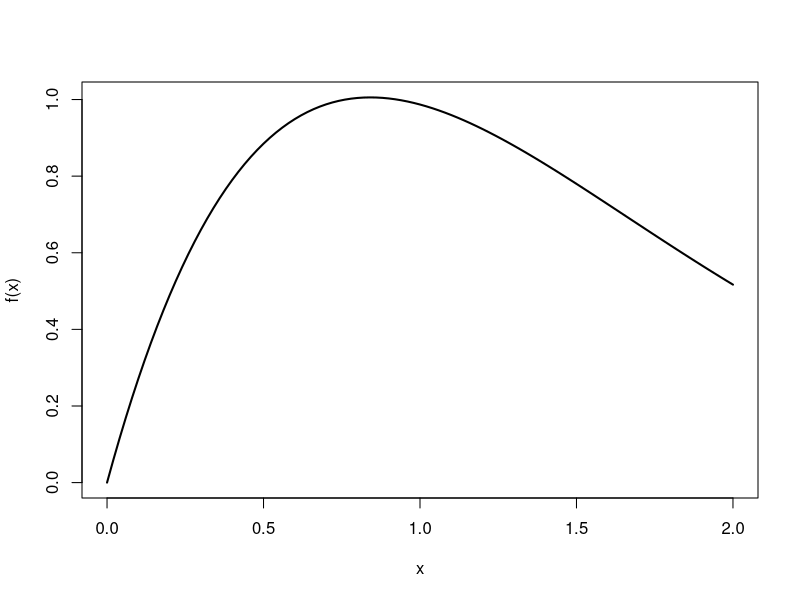
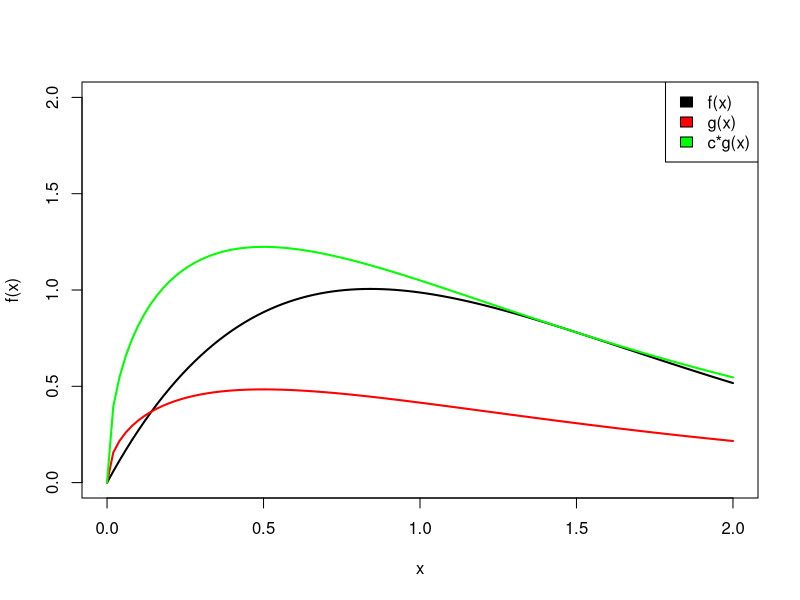
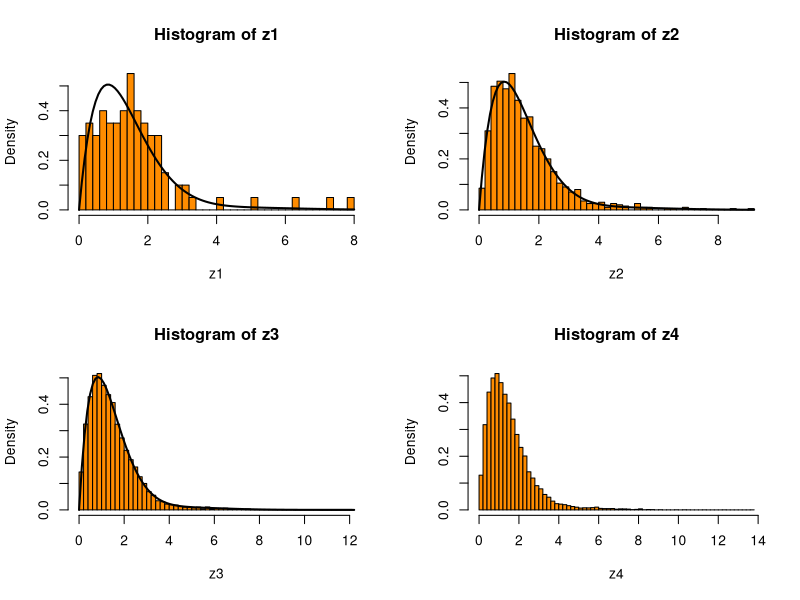

Source code (R) for these figures, in order: (Note: a time limit stopped this script after it produced the figures.)
###1----



##a
f <- function(x){
  y <- (x+2*sin(x))/exp(x)
  return(y)
}

curve(f,from = 0,to= 2, lwd=2)


##b
#se usa como candidato la distribucion gamma(3/2,1)

g <- function(x){
  y <- dgamma(x,shape=3/2, rate = 1)
  return(y)
}
h <- function(x){
  y <- f(x)/dgamma(x,shape=3/2, rate = 1)
  return(y)
}

max <- optimize(h,interval = c(0,2),maximum = T)
c <- h(max$maximum)
c
#en este caso c=2,529 aproximadamente




##c

curve(f,from = 0,to= 2, col="black", lwd=2, ylim=c(0,2))
curve(g ,from = 0,to= 2, col="red", lwd=2, add = T)
curve(g(x)*c ,from = 0,to= 2, col="green", lwd=2, add = T)
legend("topright", legend = c("f(x)","g(x)", "c*g(x)"), fill = c("black", "red", "green"))



##d

acept_rech <- function(n,c){
  aceptados <- 0
  rechazados <- 0
  simulaciones <- c()
  while(length(simulaciones)<n){
    y <- rgamma(1,shape = 3/2, rate = 1)
    u <- runif(1)
    
    if (u<=(1/c)*(f(y)/dgamma(y,shape = 3/2, rate = 1))){
      aceptados <- aceptados+1
      simulaciones <- c(simulaciones,y)
      
    }else{
      rechazados <- rechazados+1
    }
    
    
  }
  tasa_a <- aceptados/(aceptados+rechazados)
  return(list(muestra=simulaciones,tasa_aprobacion=tasa_a))
  
}



cte.norm <- function(N){
  m <- c()
  for (i in 1:N){
    m = c(m,1/(acept_rech(100, c)$tasa_aprobacion * c))
  }
  
  M <- mean(m)
  return(M)
}

#se calcula la cte de normalizacion para comprobar que integra 1, al ser multiplicada por f(x)
t <- cte.norm(1000)
t*integrate(f, lower = 0, upper = Inf)$value



#se define la funcion "fin" que entrega todo lo pedido en el enunciado

fin <- function(N){
  a <- acept_rech(N,c)
  b <- cte.norm(N)
  return(list(muestra=a$muestra, tasa_acep=a$tasa_aprobacion, cte_normalizacion=b))
}




#e

z1 <- fin(100)$muestra
z2 <- fin(1000)$muestra
z3 <- fin(10000)$muestra
z4 <- fin(20000)$muestra
par(mfrow=c(2,2))

hist(z1, probability = T, breaks = 50, col="#FF8C00")
curve(f(x)*fin(100)$cte_normalizacion ,add = T,lwd=2)
hist(z2, probability = T, breaks = 50,col="#FF8C00")
curve(f(x)*fin(1000)$cte_normalizacion ,add = T,lwd=2)
hist(z3, probability = T, breaks = 50,col="#FF8C00")
curve(f(x)*fin(10000)$cte_normalizacion ,add = T,lwd=2)
hist(z4, probability = T, breaks = 50,col="#FF8C00")
curve(f(x)*fin(20000)$cte_normalizacion ,add = T,lwd=2)


#2----
#a
f2 <- function(x){
  y <- (1/3)*dnorm(x,-1,1/2)+(1/3)*dnorm(x,0,1)+(1/3)*dnorm(x,1,sqrt(1/2))
  return(y)
}
curve(f2, col="red", lwd=2, xlim = c(-3,3), ylim=c(0,1))
curve(dnorm(x,-1,1/2) ,add = T, col="blue")
curve(dnorm(x,0,1) ,add = T, col="blue")
curve(dnorm(x,1,sqrt(1/2)) ,add = T, col="blue")

#b
#metodo polar


metodo.polar <- function(N)
{
  X <- NULL 
  u1<-runif(N,0,1)
  u2 <- runif(N,0,1)
  v1 <- 2*u1 - 1
  v2 <- 2*u2 - 1
  S <- v1^2 + v2^2
  for (j in 1:N){
    
  while(S[j]>1)
  {
    
    u1<-runif(N,0,1)
    u2 <- runif(N,0,1)
    v1 <- 2*u1 - 1
    v2 <- 2*u2 - 1
    S <- v1^2 + v2^2
  }
  X[j] <- sqrt(-2*log(S[j])/S[j])*v1[j]
  
  }
  
  return(X)
}

#entrega una normal(0,1)

#c

#se realiza un algoritmo para obtener una muestra con el metodo polar, para asi graficar la funcion pedida
muestra.polar <- function(N){
  k <- NULL
  for (i in 1:N){
  u <- runif(1)
  if (u<1/3){
    k[i] <- (1/2)*metodo.polar(1)-1
  }
  if (u<2/3 && u>1/3){
    k[i] <- metodo.polar(1)
  }
  if (u>2/3){
    k[i] <- metodo.polar(1)*sqrt(1/2)+1
  }
  }
  return(k)
}




q1 <- muestra.polar(100)
q2 <- muestra.polar(1000)
q3 <- muestra.polar(10000)
q4 <- muestra.polar(20000)


par(mfrow=c(2,2))
hist(q1, probability = T, breaks = 40, col = "seagreen2")
curve(f2 ,add = T, lwd=2)
hist(q2, probability = T, breaks = 40, col = "seagreen2")
curve(f2 ,add = T, lwd=2)
hist(q3, probability = T, breaks = 40, col = "seagreen2")
curve(f2 ,add = T, lwd=2)
hist(q4, probability = T, breaks = 40, col = "seagreen2")
curve(f2 ,add = T, lwd=2)


#d

#box-muller
box.muller <- function(N)
{
  u <- runif(N,0,1)
  v <- runif(N)
  theta <- 2*pi*v
  r <- sqrt(-2*log(1-u))
  
  X <- r*cos(theta)
  

  return(X)
}
#entrega una normal estandar



###se construye muestra usando box.muller

muestra.muller <- function(N){
  k <- NULL
  for (i in 1:N){
    u <- runif(1)
    if (u<1/3){
      k[i] <- (1/2)*box.muller(1)-1
    }
    if (u<2/3 && u>1/3){
      k[i] <- box.muller(1)
    }
    if (u>2/3){
      k[i] <- box.muller(1)*sqrt(1/2)+1
    }
  }
  return(k)
}



#e

w1 <- muestra.muller(100)
w2 <- muestra.muller(1000)
w3 <- muestra.muller(10000)
w4 <- muestra.muller(20000)

par(mfrow=c(2,2))

hist(w1, probability = T, col = "#63B8FF",breaks = 40)
curve(f2 ,add = T, lwd=2)
hist(w2, probability = T, col = "#63B8FF",breaks = 40)
curve(f2 ,add = T, lwd=2)
hist(w3, probability = T, col = "#63B8FF",breaks = 40)
curve(f2 ,add = T, lwd=2)
hist(w4, probability = T, col = "#63B8FF",breaks = 40)
curve(f2 ,add = T, lwd=2)

#f
# se puede observar que ambos metodos son efectivos pero la polar es mas eficiente porque converge
#a la distribucion con mayor rrapidez que por la transformacion box.muller





###3----
#a
curve(dnorm(x,4,sqrt(3)),xlim = c(0,13),ylim=c(0,0.3), col="black")
curve(dgamma(x,10,0.7),add = T,col="red")
legend("topright", legend = c("Normal","Gamma"), fill = c("black", "red"))


#b
#simular gamma con aceptacion y rechazo

ff <- function(x){
  y <- dgamma(x, shape = 10, rate = 0.7)
  return(y)
}

gg <- function(x){
  y <- dweibull(x, shape = 2.5, scale = 13)
  return(y)
}

hh <- function(x){
  y <- ff(x)/gg(x)
}

c1 <- optimize(hh, interval = c(0,20), maximum = T)
c1 <- c1$objective
c1

acept_rech2 <- function(n,c1){
  aceptados <- 0
  rechazados <- 0
  simulaciones <- c()
  while(length(simulaciones)<n){
    y <- rweibull(1,shape=2.5,scale=13)
    u <- runif(1)
    
    if (u<=(1/c1)*(hh(y))){
      aceptados <- aceptados+1
      simulaciones <- c(simulaciones,y)
      
    }else{
      rechazados <- rechazados+1
    }
    
    
  }
  tasa_a <- aceptados/(aceptados+rechazados)
  return(list(muestra=simulaciones,tasa_aprobacion=tasa_a))
  
}
# la funcion acept_rech2 entrega una simulacion de la distribucion gamma(10, 0.7)



composicion <- function(N,p1){
  u <- runif(N)
  muestra <- NULL
  for (i in 1:N) {
    
  
  if(u[i] < p1){
    r <- metodo.polar(1)
    muestra[i] <- sqrt(3)*r+4
  }
  else{
    b <- acept_rech2(1,c1)
    muestra[i] <- b$muestra
  }
  }
  return(muestra)
}





#c
l1 <-composicion(100000,0)
l2 <-composicion(100000,0.5)
l3 <-composicion(100000,1)

f4 <- function(x,p1){
  y <- p1*dnorm(x,4,sqrt(3))+ (1-p1)*dgamma(x,10,0.7)
  return(y)
}

par(mfrow=c(1,3))

hist(l1, probability = T,ylim=c(0,0.12),breaks = 40, col = "lightblue1")
curve(f4(x,0) ,add = T, lwd=2)
hist(l2, probability = T,ylim=c(0,0.12), breaks = 50, col = "lightblue1")
curve(f4(x,0.5),add = T, lwd=2)
hist(l3, probability = T,ylim=c(0,0.25), breaks = 40, col = "lightblue1")
curve(f4(x,1) ,add = T, lwd=2)






#d

composicion2 <- function(N,p1){
  u <- runif(N)
  u1 <- runif(N)
  muestra <- NULL
  for (i in 1:N) {
    
    
    if(u[i] < p1){
      muestra[i] <- rnorm(1,4,sqrt(3))
    }
    else{
      muestra[i] <- rgamma(1,10,0.7)
    }
  }
  return(muestra)
}

par(mfrow=c(1,3))

hist(composicion2(100000,0), probability=T, breaks=40, col="#00FFFF")
curve(f4(x,0) ,add = T, lwd=2)

hist(composicion2(100000,0.5), probability=T, breaks=50, col="#00FFFF")
curve(f4(x,0.5) ,add = T, lwd=2)

hist(composicion2(100000,1), probability=T, breaks = 40, col="#00FFFF")
curve(f4(x,1) ,add = T, lwd=2)


#las aproximaciones son mas exactas con este metodo que con el anterior
